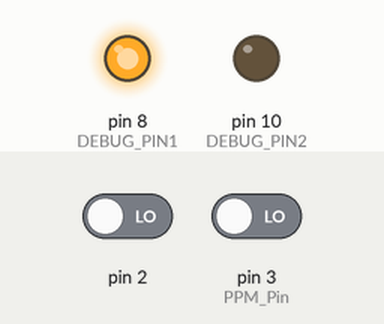
Recording of a sketch running on a simulated Arduino Mega 2560, built with avr-gcc and run on an emulated ATmega2560. On the bench: output pins drawn as LEDs (lit = HIGH). Wiring (inferred from the names in the program): 2 × servo: signal pin 6 / signal pin 7. Inputs (shaded band) come from the test bench; at power-on: pin 2 LOW, pin 3 (PPM_Pin) LOW. Servo pulses on a pin are drawn as a servo (544–2400 µs = 0–180°).

Above: at 1.2 s.
1.3 s: pin 2 driven HIGH
Timing chart, 0 to 4.3 s (numbered marks = the images above; inputs shaded):
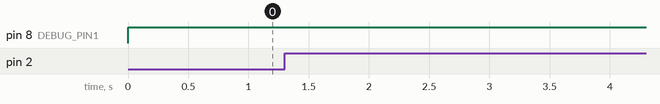

The sketch:

Read_any_PPM.ino
```cpp
#define PPM_Pin 3

#define DEBUG_PIN1 8
#define DEBUG_PIN2 10
int ppm[6];  //array for storing up to 16 servo signals
int pos = 0;

int servo1 = 6;
int servo2 = 7;

int pwm;
int lastPPM = 0;

void setup()
{
//  Serial1.begin(9600);


  pinMode(servo1, OUTPUT);
  pinMode(servo2, OUTPUT);

  pinMode(DEBUG_PIN1, OUTPUT);
  pinMode(DEBUG_PIN2, OUTPUT);

  pinMode(PPM_Pin, INPUT);
  attachInterrupt(0, read_ppm, CHANGE);

  TCCR3A = 0x00;
  TCCR3B = B00000010;
  TIMSK3 = _BV(ICIE3);
}

void read_ppm(){
  static unsigned int pulse;
  static unsigned long counter;
  static byte channel;

  digitalWrite(DEBUG_PIN1, digitalRead(PPM_Pin));

  counter = TCNT3;
  TCNT3 = 0;

  if(counter < 1000){  //must be a pulse
    pulse = counter;
    digitalWrite(DEBUG_PIN2, HIGH);
  }
  else if(counter > 3820){  //sync
    channel = 0;
    digitalWrite(DEBUG_PIN2, LOW);
  }
  else{  //servo values between 810 and 2210 will end up here
    ppm[channel] = (counter + pulse)/2;
    channel++;
    digitalWrite(DEBUG_PIN2, LOW);
  }
}

void loop ()
{
  if (ppm[1] != lastPPM) {
      digitalWrite(DEBUG_PIN1, LOW);
  } else {
        digitalWrite(DEBUG_PIN1, HIGH);
  }
  lastPPM = ppm[1];
}


void servoPulse (int servo, int pwm)
{
 digitalWrite(servo, HIGH);
 delayMicroseconds(pwm);
 digitalWrite(servo, LOW);

}
```
